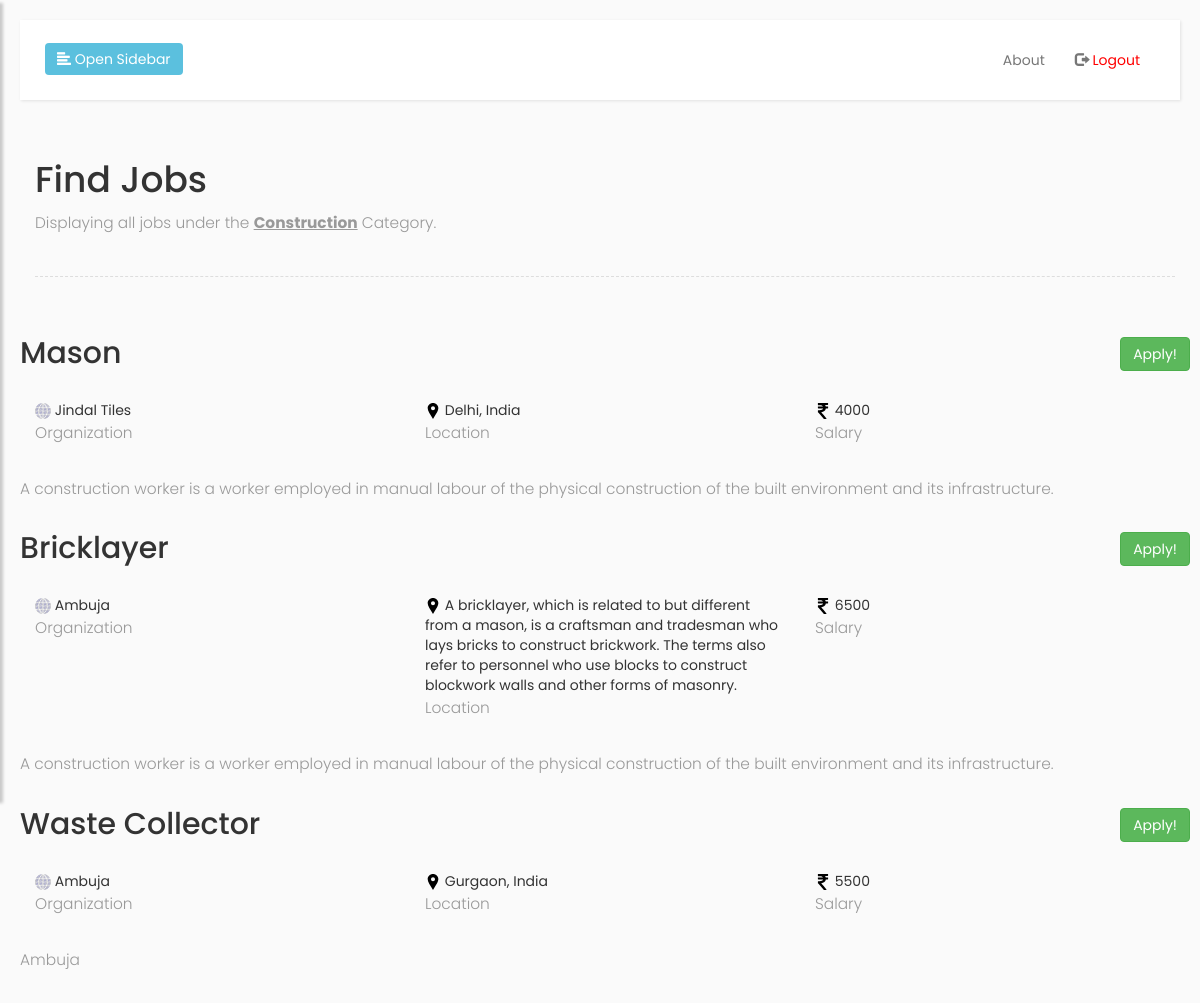
/applicant/jobs/Construction (signed in), run on the app's committed database.
### app.py (models this page shows, shortened)
class Jobs(db.Model):
	id=db.Column(db.Integer, primary_key=True)
	post=db.Column(db.String(200), nullable=False)
	organization=db.Column(db.String(200), nullable=False)
	salary=db.Column(db.Integer, nullable=False)
	location=db.Column(db.String(200), nullable=False)
	description=db.Column(db.String(200),nullable=False)
	category=db.Column(db.String(200),nullable=False)

### app.py (the view)
@app.route('/applicant/jobs/<string:category>')
@login_required
def job_browse(category):
	if request.method == 'POST':
		job_id = request.submit
		print (job_id)
	jobs = Jobs.query.filter_by(category=category).all()
	return render_template('browse_jobs.html',category=category, jobs = jobs)

### app.py (called while the page is built)
@login_manager2.user_loader
def load_user2(user_id):
	return Applicants.query.get((user_id))

### templates/browse_jobs.html (shortened to what this page needs)
{% extends 'base.html' %}
{% block logout %}
<li>
	<a href="/applicantlogout">
          <span class="glyphicon glyphicon-log-out"></span> <span style="color: red;">Logout</span>
    </a>
</li>
{% endblock %}
{% block container %}
<h1>Find Jobs </h1>
<p>Displaying all jobs under the <b><u>{{ category }}</u></b> Category.</p>
<div class="line"></div>
{% if jobs|length < 1 %}
<p>No jobs currently available in this category :(</p>
{% else %}
{% for job in jobs %}
<div class="row">
	<div class="col-sm-12">
		<div class="row">
			<h2>{{ job.post }}
			<button  class="btn btn-success" value="1" style="float: right;">Apply!</button>
		</h2>
		</div>
		<br>
		<div class="row">
			<div class="col-sm-4">
				<img src="{{ url_for('static',filename='img/organization.svg') }}" style="max-height: 16px; max-width: 16px;"> {{ job.organization }}
				<br>
				<p>Organization</p>
			</div>
			<div class="col-sm-4">
				<img src="{{ url_for('static',filename='img/location.svg') }}" style="max-height: 16px; max-width: 16px;"> {{ job.location }}
				<br>
				<p>Location</p>
			</div>
			<div class="col-sm-4" style="display: inline-block;">
				<img src="{{ url_for('static',filename='img/rupee-indian.svg') }}" style="max-height: 16px; max-width: 16px;"> {{ job.salary }}
				<br>
				<p>Salary</p>
			</div>
		</div>
		<br>
		<div class="row">
			<p>{{ job.description }}</p>
		</div>
	</div>
</div>
{% endfor %}
{% endif %}
{% endblock%}

### templates/base.html (shortened to what this page needs)
<!DOCTYPE html>
<html>
<head>
    <link rel="stylesheet" href="https://maxcdn.bootstrapcdn.com/bootstrap/3.3.7/css/bootstrap.min.css">
    <link rel="stylesheet" href="{{ url_for('static',filename='css/main.css') }}">
    <link rel="stylesheet" href="https://cdnjs.cloudflare.com/ajax/libs/malihu-custom-scrollbar-plugin/3.1.5/jquery.mCustomScrollbar.min.css">
</head>
<body>
    <div class="wrapper">
        <div id="content">
            <nav class="navbar navbar-default">
                <div class="container-fluid">
                    <div class="navbar-header">
                        <button type="button" id="sidebarCollapse" class="btn btn-info navbar-btn">
                            <i class="glyphicon glyphicon-align-left"></i>
                            <span>Open Sidebar</span>
                        </button>
                    </div>
                    <div class="collapse navbar-collapse" id="bs-example-navbar-collapse-1">
                        <ul class="nav navbar-nav navbar-right">
                            <li><a href="#">About</a></li>
                            {% block logout %}{% endblock %}
                        </ul>
                    </div>
                </div>
            </nav>
            <div class="container">
              {% block container %}{% endblock %}
          </div>
      </div>
  </div>
</body>
</html>

### static/css/main.css (style rules this page uses)
body { font-family: 'Poppins', sans-serif; background: #fafafa; }
p { font-family: 'Poppins', sans-serif; font-size: 1.1em; font-weight: 300; line-height: 1.7em; color: #999; }
a, a:hover, a:focus { color: inherit; text-decoration: none; transition: all 0.3s; }
.navbar { padding: 15px 10px; background: #fff; border: none; border-radius: 0; margin-bottom: 40px; box-shadow: 1px 1px 3px rgba(0, 0, 0, 0.1); }
.navbar-btn { box-shadow: none; outline: none !important; border: none; }
.line { width: 100%; height: 1px; border-bottom: 1px dashed #ddd; margin: 40px 0; }
#content { width: 100%; padding: 20px; min-height: 100vh; transition: all 0.3s; position: absolute; top: 0; right: 0; }

### data on the page
Jobs: post "Mason", organization "Jindal Tiles", location "Delhi, India", salary "4000", description "A construction worker is a worker employed in manual labour of the physical construction of the built environment and its infrastructure."
Jobs: post "Bricklayer", organization "Ambuja", location "A bricklayer, which is related to but different from a mason, is a craftsman and tradesman who lays bricks to construct brickwork. The terms also refer to personnel who use blocks to construct blockwork walls and other forms of masonry.", salary "6500", description "A construction worker is a worker employed in manual labour of the physical construction of the built environment and its infrastructure."
Jobs: post "Waste Collector", organization "Ambuja", location "Gurgaon, India", salary "5500", description "Ambuja"

### other printed values
{{ category }} "Construction"
